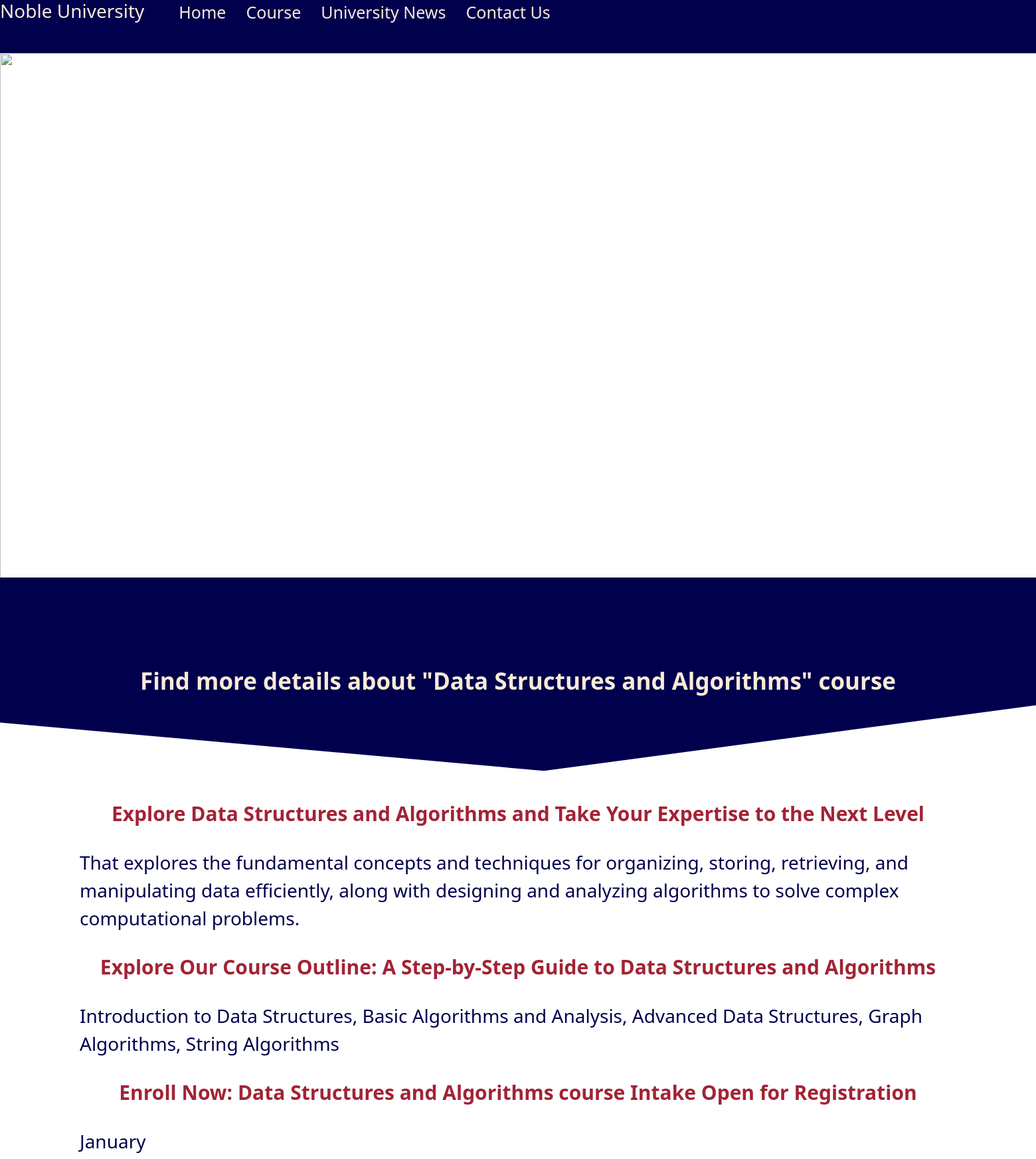
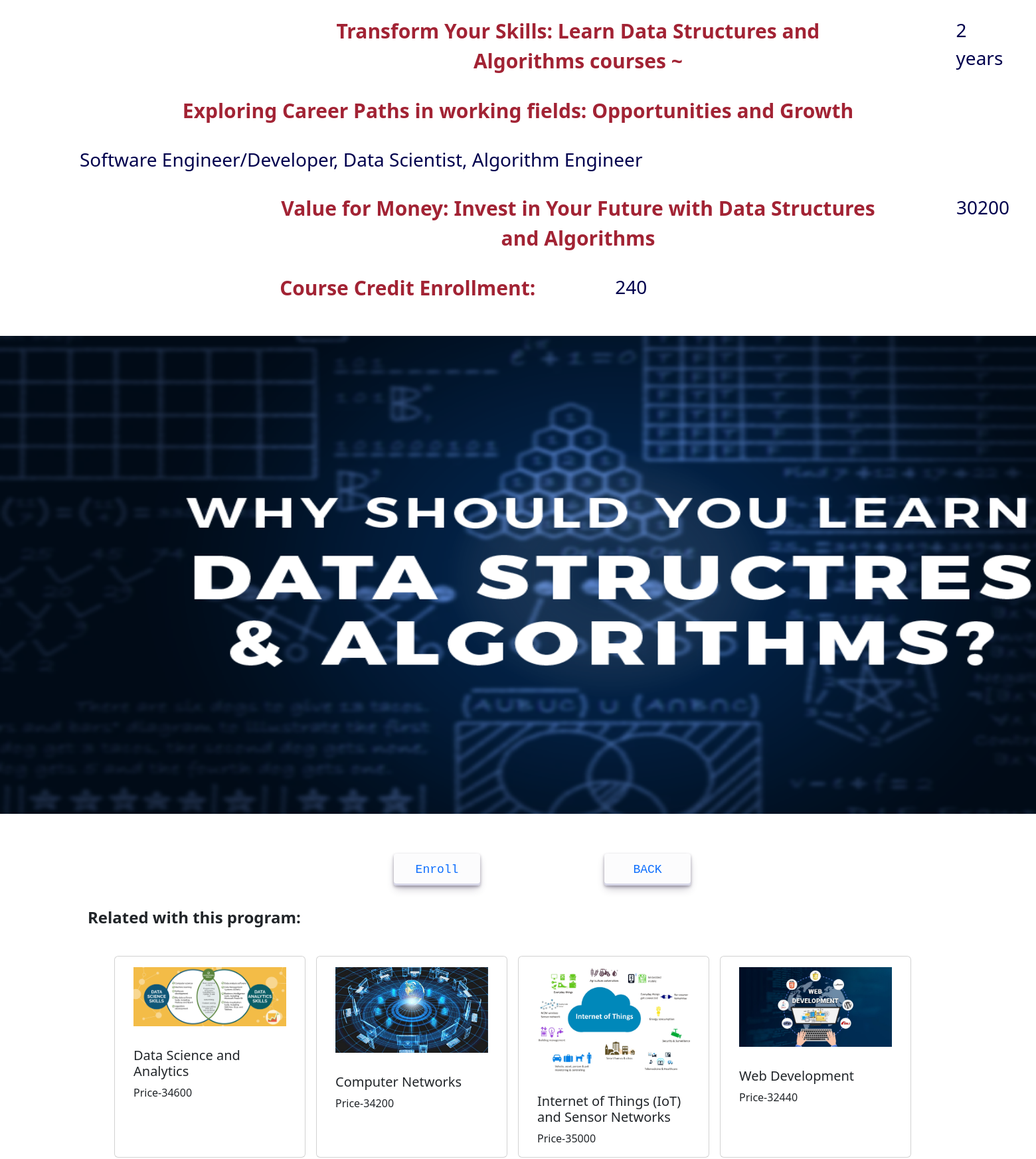
Screenshot of /coursedetail.php?deid=28 (upper part) with the database file from the repository (2 pictures, top to bottom).
### tables this page shows
CREATE TABLE `course` (
  `course_id` int(11) NOT NULL COMMENT 'course id, auto generated',
  `cat_id` int(11) NOT NULL COMMENT 'primary key of category table connecting courses underlying in related category',
  `course_credit` int(11) NOT NULL COMMENT 'credit of course',
  `course_name` varchar(1000) NOT NULL COMMENT 'course name',
  `course_intakes` varchar(1000) NOT NULL COMMENT 'opening intake of this course',
  `course_fee` int(100) NOT NULL COMMENT 'course fee',
  `course_duration` varchar(225) NOT NULL COMMENT 'duration teach for course',
  `course_description` mediumtext NOT NULL COMMENT 'description of course',
  `jobs` varchar(1000) NOT NULL COMMENT 'jobs which can apply after this course',
  `course_image` varchar(10000) NOT NULL COMMENT 'image of course',
  `course_outline` longtext NOT NULL COMMENT 'outline of course'
);

### coursedetail.php (the view, shortened to what this page needs)
<!DOCTYPE html>
<html lang="en">
<link rel="stylesheet" href="./node_modules/bootstrap/dist/css/bootstrap.css">
<head>
</head>
<body>
    <navigation>
        <h3>Noble University</h3>
        <ul>
            <li><a href="./Home.php">Home</a></li>
            <li><a href="./courses.php">Course</a></li>
            <li><a href="./repu.html">University News</a></li>
            <li><a href="./about.html">Contact Us</a></li>
            <li><a href="./exit.php" class="exit">Exit</a></li>
        </ul>
    </navigation>
    <img src="./uniimagge/screen-with-white-color-put-your-text-there-group-young-people-casual-clothes-working-modern-office.jpg"
        style="width:250vh;height:100vh;margin-top:80px;">
    <?php
    include "connection.php";
       $cat_id= $_SESSION['catid'];
    $deid = $_GET['deid'];
    $sql = $a->prepare("SELECT * FROM course WHERE course_id=$deid ");
    $sql->execute();
    $row = $sql->fetch(PDO::FETCH_ASSOC);
    extract($row);
    ?>
    <svg xmlns="http://www.w3.org/2000/svg" viewBox="0 0 1440 320" style="width:105%;">
        <path fill="#00004d" fill-opacity="1" d="M0,192L720,256L1440,160L1440,0L720,0L0,0Z"></path>
    </svg>
    <form method="post" action="enroll.php">
        <div class="Title"> Find more details about "<?php echo $course_name?>" course
        </div>
        <div>
            <div>
                <div class="destit" style="margin-top:150px;">Explore <?php echo $course_name?> and Take Your
                    Expertise to the Next
                    Level<br></div>
            </div>
            <div class="anser"> <?php echo $course_description?><br></div>
            <div>
                <div class="destit">Explore Our Course Outline: A Step-by-Step Guide to <?php echo $course_name?>
                    <br>
                </div>
            </div>
            <div class="anser"> <?php echo $course_outline?><br></div>
            <div>
                <div class="destit"> Enroll Now: <?php echo $course_name?> course Intake Open for Registration <br>
                </div>
            </div>
            <div class="anser"> <?php echo $course_intakes?><br></div>
            <div class="time">
                <div class="destit">Transform Your Skills: Learn <?php echo $course_name?> courses ~</div>
                <div class="anser"><?php echo $course_duration?></div>
            </div>
            <div>
                <div class="destit">Exploring Career Paths in working fields: Opportunities and Growth<br>
                </div>
            </div>
            <div class="anser"> <?php echo $jobs?><br></div>
            <div class="time">
                <div class="destit">Value for Money: Invest in Your Future with <?php echo $course_name?></div>
                <div class="anser"><?php echo $course_fee?></div>
            </div>
            <div>
                <div class="time">
                    <div class="destit">Course Credit Enrollment:
                    </div>
                    <div class="anser"><?php echo $course_credit?>
                    </div>
                </div>
            </div>
            <img src="./uniimagge/<?php echo $course_image?>" style="width:230vh; height:90vh;margin-top:20px;">
        </div>
        <div class="buttonn">
            <div class="btnn">
                <a href="./stulogin.php?eid=<?php echo $course_id;?>">Enroll</a>
            </div>
            <div class="btn">
                <a href="./courses.php" class="viewitemm">BACK</a>
            </div>
        </div>
    </form>
    <section class="otherpeople">
        <div class="container">
            <div class="row">
                <p><b class="fs-4"> Related with this program:</b></p>
                <section class="holiday col-12">
                    <section class="cards">
                        <div class="container">
                            <div class="container">
                                <div class="row d-flex justify-content-center">
                                    <span class="row flex-nowrap overflow-auto">
                                        <?php
                                                          $sql = $a->prepare("SELECT cat_id FROM course WHERE course_id=$deid");
                                                        $sql->execute();
                                                        $row = $sql->fetch(PDO::FETCH_ASSOC);
                                                        extract($row);
                                                        $cat = $cat_id;
                                                          $sql = $a->prepare("SELECT * FROM course WHERE cat_id=$cat AND course_id!=$deid ORDER BY RAND() LIMIT 5 ");
                                                            $sql->execute();
                                                         while( $row = $sql->fetch(PDO::FETCH_ASSOC))  {
                                                              extract($row);
                                                        ?>
                                        <div class="card ms-3 col-3 mt-4" style="width: 18rem;">
                                            <a href="./coursedetail.php?deid=<?php echo $course_id?>"
                                                class="text-decoration-none text-dark">
                                                <img src="./uniimagge/<?php echo $course_image?>"
                                                    class="card-img-top p-3">
                                                <div class="card-body">
                                                    <h5 class="card-title"><?php echo $course_name?></h5>
                                                    <p class="card-text">Price-<?php echo $course_fee?></p>
                                                </div>
                                            </a>
                                        </div>
                                        <?php
                                                         }
            ?>
                                    </span>
                                </div>
                            </div>
                        </div>
                    </section>
                </section>
            </div>
        </div>
    </section>
    <br>
</body>
</html>

### coursedetail.php (style rules this page uses)
body { margin: 0; padding: 0; overflow-x: hidden; }
navigation { display: flex; color: antiquewhite; height: 80px; position: fixed; font-size: 25px; width: 600vh; z-index: 100; background-color: #00004d; }
ul { display: flex; }
li { margin-right: 10px; text-decoration: none; list-style-type: none; }
li a { text-decoration: none; color: antiquewhite; margin-left: 20px; margin-top: 20px; }
svg { margin-top: -10px; }
.Title { text-align: center; color: antiquewhite; margin-top: -15%; font-size: 35px; font-weight: bolder; }
.destit { text-align: center; color: #A22334; margin-bottom: 30px; font-size: 30px; font-weight: bold; }
.anser { margin-bottom: 30px; font-size: 28px; color: #00004d; margin-left: 120px; margin-right: 40px; }
.time { display: flex; margin-left: 27%; }
.btn, .btnn { align-items: center; appearance: none; background-color: #FCFCFD; border-radius: 4px; border-width: 0; box-shadow: rgba(45, 35, 66, 0.4) 0 2px 4px, rgba(45, 35, 66, 0.3) 0 7px 13px -3px, #D6D6E7 0 -3px 0 inset; box-sizing: border-box; color: #36395A; cursor: pointer; display: inline-flex; font-family: "JetBrains Mono", monospace; height: 48px; justify-content: center; line-height: 1; list-style: none; overflow: hidden; padding-left: 16px; padding-right: 16px; position: relative; text-align: left; text-decoration: none; transition: box-shadow .15s, transform .15s; user-select: none; -webkit-user-select: none; touch-action: manipulation; white-space: nowrap; will-change: box-shadow, transform; font-size: 18px; }
.btn a, .btnn a { text-decoration: none; }
.btn { margin-left: 12%; width: 130px; }
.btnn { margin-left: 38%; width: 130px; }
.buttonn { display: flex; margin-top: 60px; margin-bottom: 30px; }

### rows the page displays
course: course_name "Data Structures and Algorithms", course_description "That explores the fundamental concepts and techniques for organizing, storing, retrieving, and manipulating data efficiently, along with designing and analyzing algorithms to solve complex computational problems.", course_outline "Introduction to Data Structures, Basic Algorithms and Analysis, Advanced Data Structures, Graph Algorithms, String Algorithms", course_intakes "January", course_duration "2 years", jobs "Software Engineer/Developer, Data Scientist, Algorithm Engineer", course_fee "30200", course_credit "240", course_image (picture)
course: course_image (picture), course_name "Data Science and Analytics", course_fee "34600"
course: course_image (picture), course_name "Computer Networks", course_fee "34200"
course: course_image (picture), course_name "Internet of Things (IoT) and Sensor Networks", course_fee "35000"
course: course_image (picture), course_name "Web Development", course_fee "32440"
